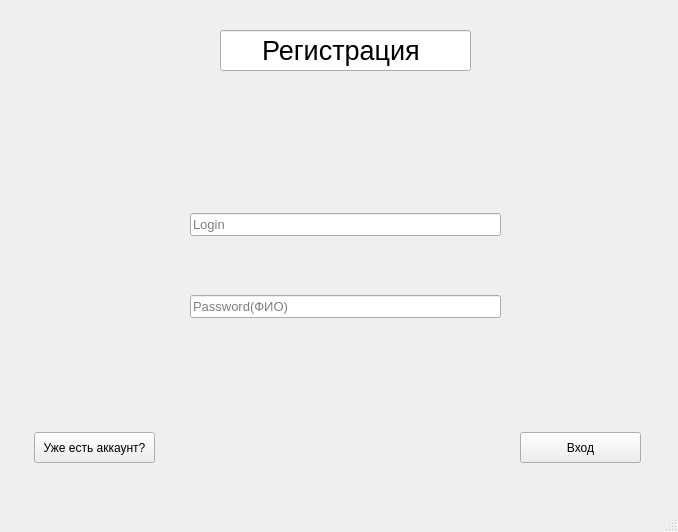
<?xml version="1.0" encoding="UTF-8"?>
<ui version="4.0">
 <class>MainWindow</class>
 <widget class="QMainWindow" name="MainWindow">
  <property name="geometry">
   <rect>
    <x>0</x>
    <y>0</y>
    <width>678</width>
    <height>532</height>
   </rect>
  </property>
  <property name="windowTitle">
   <string>MainWindow</string>
  </property>
  <widget class="QWidget" name="centralwidget">
   <widget class="QLineEdit" name="lineEdit">
    <property name="geometry">
     <rect>
      <x>220</x>
      <y>30</y>
      <width>251</width>
      <height>41</height>
     </rect>
    </property>
    <property name="font">
     <font>
      <pointsize>20</pointsize>
     </font>
    </property>
    <property name="text">
     <string>Регистрация </string>
    </property>
    <property name="alignment">
     <set>Qt::AlignCenter</set>
    </property>
   </widget>
   <widget class="QPushButton" name="pushButton">
    <property name="geometry">
     <rect>
      <x>34</x>
      <y>432</y>
      <width>121</width>
      <height>31</height>
     </rect>
    </property>
    <property name="text">
     <string>Уже есть аккаунт?</string>
    </property>
   </widget>
   <widget class="QPushButton" name="pushButton_2">
    <property name="geometry">
     <rect>
      <x>520</x>
      <y>432</y>
      <width>121</width>
      <height>31</height>
     </rect>
    </property>
    <property name="text">
     <string>Вход</string>
    </property>
   </widget>
   <widget class="QWidget" name="layoutWidget">
    <property name="geometry">
     <rect>
      <x>190</x>
      <y>160</y>
      <width>311</width>
      <height>211</height>
     </rect>
    </property>
    <layout class="QVBoxLayout" name="verticalLayout">
     <item>
      <widget class="QLineEdit" name="lineEdit_2">
       <property name="font">
        <font>
         <pointsize>10</pointsize>
        </font>
       </property>
       <property name="placeholderText">
        <string>Login</string>
       </property>
      </widget>
     </item>
     <item>
      <widget class="QLineEdit" name="lineEdit_3">
       <property name="font">
        <font>
         <pointsize>10</pointsize>
        </font>
       </property>
       <property name="placeholderText">
        <string>Password(ФИО)</string>
       </property>
      </widget>
     </item>
    </layout>
   </widget>
  </widget>
  <widget class="QMenuBar" name="menubar">
   <property name="geometry">
    <rect>
     <x>0</x>
     <y>0</y>
     <width>678</width>
     <height>21</height>
    </rect>
   </property>
  </widget>
  <widget class="QStatusBar" name="statusbar"/>
 </widget>
 <resources/>
 <connections/>
</ui>
